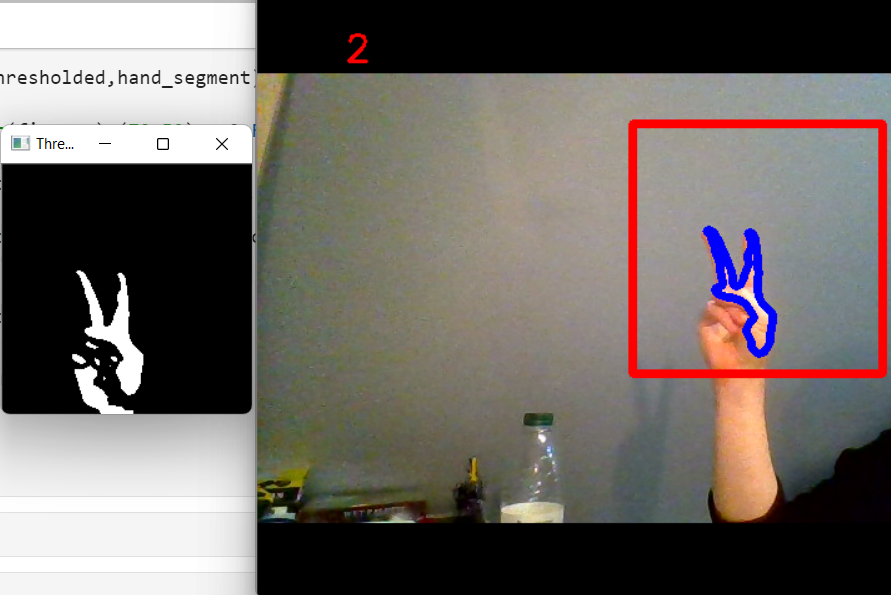
#> input picture 2.png, 891 x 595 px, given in place of the camera
$ jupyter execute capstone.ipynb   (older library calls are emulated)   (text cells are left out)
#> lines starting #> are read from the running program, lines starting #| are printed output that depends on the picture
[cell 1]
import cv2
import numpy as np

from sklearn.metrics import pairwise

[cell 2]
background = None
accumulated_weight = 0.5

roi_top = 100
roi_bottom = 300
roi_right = 300
roi_left = 500

[cell 3]
def calc_accum_avg(frame,accumulated_weight):

    global background

    if background is None:
        background = frame.copy().astype('float')
        return None

    cv2.accumulateWeighted(frame,background,accumulated_weight)

[cell 4]
# [13 lines left out: function segment, not called in this run]

[cell 5]
# [39 lines left out: function count_fingers, not called in this run]

[cell 6]
cam = cv2.VideoCapture(0)

num_frames = 0

while True:

    ret,frame = cam.read()
#> frame is the input picture: shape (595, 891, 3); mean B, G, R 99.8, 104.1, 110.5
    frame_copy = frame.copy()

    roi = frame[roi_top:roi_bottom,roi_right:roi_left]
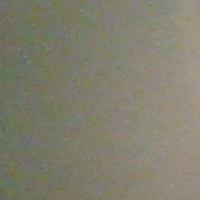
#> roi: shape (200, 200, 3); mean B, G, R 110.1, 126.9, 129.2

    gray = cv2.cvtColor(roi,cv2.COLOR_BGR2GRAY)
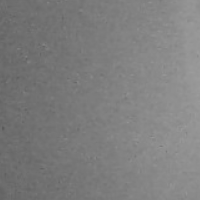
#> gray: shape (200, 200); min 91, max 156, mean 125.7

    gray = cv2.GaussianBlur(gray,(7,7),0)

    if num_frames < 60:
        calc_accum_avg(gray,accumulated_weight)

        if num_frames <=59:
            cv2.putText(frame_copy,'WAIT. GETTING BACKGROUND',(200,300),cv2.FONT_HERSHEY_SIMPLEX,1,(0,0,255),2)
            cv2.imshow('Finger count',frame_copy)
    else:
        hand = segment(gray)

        if hand is not None:

            thresholded, hand_segment = hand

            cv2.drawContours(frame_copy,[hand_segment+(roi_right,roi_top)],-1,(255,0,0),5)

            fingers = count_fingers(thresholded,hand_segment)

            cv2.putText(frame_copy,str(fingers),(70,50),cv2.FONT_HERSHEY_SIMPLEX,1,(0,0,255),2)

            cv2.imshow('Thresholded',thresholded)

    cv2.rectangle(frame_copy,(roi_left,roi_top),(roi_right,roi_bottom),(0,0,255),5)
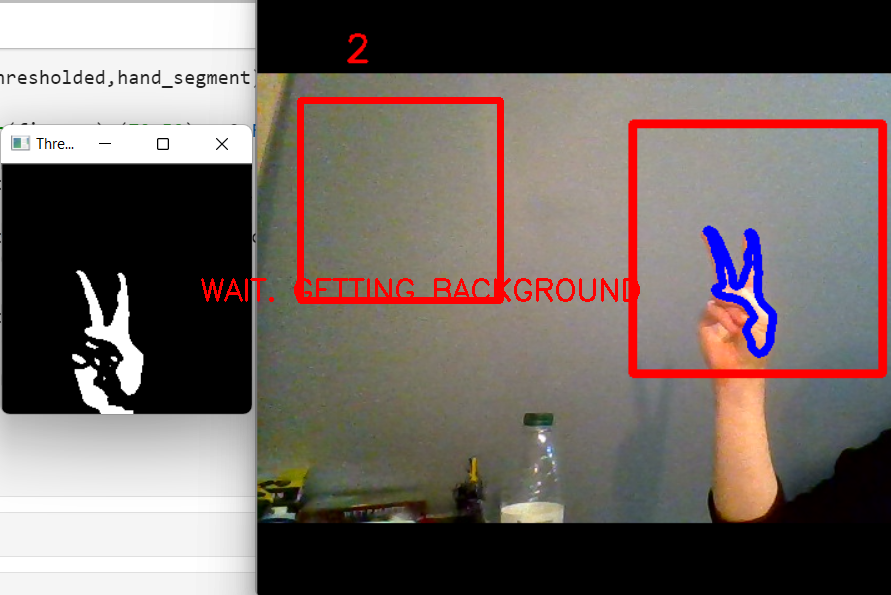
#> frame_copy: shape (595, 891, 3); mean B, G, R 98.1, 102.2, 112.5

    num_frames+=1
    cv2.imshow('Finger Count',frame_copy)
    k=cv2.waitKey(1) & 0xFF
#> (key Esc is pressed here)

    if k == 27:
        break
cam.release()
cv2.destroyAllWindows()
